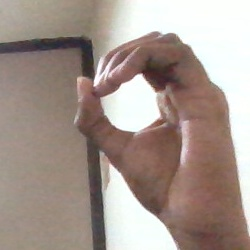
#> input picture dataset/0/174.jpg, 250 x 250 px; its folder holds only this picture in this run
$ python landmark_extraction_simplified.py
#> lines starting #> are read from the running program, lines starting #| are printed output that depends on the picture; after the words box and inside, x2 and y2 are one past the last pixel; in counts of white or black regions, pixels touching at a corner belong together
import os
import cv2
import numpy as np
import pandas as pd
from pathlib import Path
from tqdm import tqdm
from typing import Dict, List, Tuple, Optional
import logging
import json

# Configure logging
logging.basicConfig(
    level=logging.INFO,
    format='%(asctime)s - %(levelname)s - %(message)s'
)
logger = logging.getLogger(__name__)


class SimplifiedLandmarkExtractor:
    """
    Simplified landmark extraction using OpenCV-based hand detection.

    Note: This is a temporary solution for demo/testing. For production,
    use MediaPipe or TensorFlow-based hand detection.

    Generates pseudo-landmarks by extracting key hand contour points.
    """

    LANDMARK_NAMES = [
        'Wrist',
        'Thumb_CMC', 'Thumb_MCP', 'Thumb_IP', 'Thumb_TIP',
        'Index_MCP', 'Index_PIP', 'Index_DIP', 'Index_TIP',
        'Middle_MCP', 'Middle_PIP', 'Middle_DIP', 'Middle_TIP',
        'Ring_MCP', 'Ring_PIP', 'Ring_DIP', 'Ring_TIP',
        'Pinky_MCP', 'Pinky_PIP', 'Pinky_DIP', 'Pinky_TIP'
    ]

    def __init__(self, dataset_dir: str, output_dir: str = 'data/landmarks'):
        """
        Initialize SimplifiedLandmarkExtractor.

        Args:
            dataset_dir (str): Path to dataset directory
            output_dir (str): Path to save extracted landmarks
        """
        self.dataset_dir = Path(dataset_dir)
        self.output_dir = Path(output_dir)

        if not self.dataset_dir.exists():
            raise FileNotFoundError(f"Dataset directory not found: {dataset_dir}")

        self.output_dir.mkdir(parents=True, exist_ok=True)

        # Get classes
        self.classes = sorted([d.name for d in self.dataset_dir.iterdir() if d.is_dir()])

        # Initialize statistics
        self.statistics = {
            'total_images': 0,
            'successful': 0,
            'no_hand_detected': 0,
            'processing_errors': 0,
            'by_class': {}
        }

        logger.info(f"Initialized SimplifiedLandmarkExtractor with {len(self.classes)} classes")
        logger.info(f"NOTE: Using OpenCV-based extraction (simplified method)")
        logger.info(f"For production, use MediaPipe or TensorFlow hand detection")

    def extract_landmarks_from_image(self, image_path: str) -> Optional[np.ndarray]:
        """
        Extract simplified landmarks from image using OpenCV.

        Args:
            image_path (str): Path to image file

        Returns:
            np.ndarray: Array of 21 landmarks (63 values: x, y, z)
            None: If hand cannot be detected
        """
#> called with image_path = 'dataset/0/174.jpg'
        try:
            # Read image
            image = cv2.imread(str(image_path))
#> image is the input picture: shape (250, 250, 3); mean B, G, R 142.6, 150.7, 165.8
            if image is None:
                return None

            h, w = image.shape[:2]
#> h = 250; w = 250

            # Convert to grayscale and threshold
            gray = cv2.cvtColor(image, cv2.COLOR_BGR2GRAY)
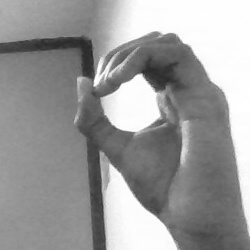
#> gray: shape (250, 250); min 39, max 255, mean 154.3

            # Apply morphological operations to enhance hand
            kernel = cv2.getStructuringElement(cv2.MORPH_ELLIPSE, (5, 5))
            gray = cv2.morphologyEx(gray, cv2.MORPH_CLOSE, kernel)
            gray = cv2.morphologyEx(gray, cv2.MORPH_OPEN, kernel)

            # Threshold
            _, thresh = cv2.threshold(gray, 100, 255, cv2.THRESH_BINARY)
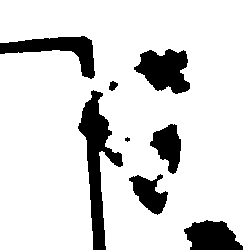
#> thresh: shape (250, 250); 85.7% white; 8 black regions (1 under 20 px)

            # Find contours
            contours, _ = cv2.findContours(thresh, cv2.RETR_TREE, cv2.CHAIN_APPROX_SIMPLE)
#> contours = 6 contours; box (x1, y1, x2, y2) and area: (0, 0, 250, 250) 56270, (133, 48, 191, 95) 1752, (149, 123, 182, 175) 984, (128, 173, 169, 216) 928, (108, 80, 119, 92) 74, (124, 136, 131, 143) 24

            if not contours:
                return None

            # Get largest contour (assume it's the hand)
            hand_contour = max(contours, key=cv2.contourArea)
#> hand_contour = contour of 279 points, box (x1, y1, x2, y2) (0, 0, 250, 250), area 56270
            area = cv2.contourArea(hand_contour)
#> area = 56269.5

            # Filter out small contours
            if area < 1000:
                return None

            # Get convex hull
            hull = cv2.convexHull(hand_contour)
#> hull = [[249, 0], [249, 249], [0, 249], [0, 0]]

            # Extract landmark points from hull and contour
            landmarks = []

            # Get key points: sample evenly from contour + hull + center
            if len(hull) >= 21:
                # Sample 21 points from convex hull
                indices = np.linspace(0, len(hull) - 1, 21, dtype=int)
                for idx in indices:
                    pt = hull[idx][0]
                    x = pt[0] / w  # Normalize to 0-1
                    y = pt[1] / h
                    z = 0.5  # Dummy depth value
                    landmarks.extend([x, y, z])
            else:
                # Not enough points, pad or skip
                return None

            return np.array(landmarks, dtype=np.float32)

        except Exception as e:
            logger.error(f"Error processing {image_path}: {e}")
            return None

    def process_class(self, class_label: str) -> Tuple[List[np.ndarray], Dict]:
        """
        Process all images in a class.

        Args:
            class_label (str): Class label

        Returns:
            Tuple of (landmarks_list, statistics)
        """
        class_dir = self.dataset_dir / class_label
        image_files = sorted(list(class_dir.glob('*')))

        landmarks_list = []
        class_stats = {
            'total': len(image_files),
            'successful': 0,
            'no_hand': 0,
            'errors': 0
        }

        for img_file in tqdm(image_files, desc=f"Processing class {class_label}", leave=False):
            landmarks = self.extract_landmarks_from_image(str(img_file))

            if landmarks is None:
                class_stats['no_hand'] += 1
            else:
                landmarks_list.append(landmarks)
                class_stats['successful'] += 1

        self.statistics['by_class'][class_label] = class_stats
        self.statistics['total_images'] += class_stats['total']
        self.statistics['successful'] += class_stats['successful']
        self.statistics['no_hand_detected'] += class_stats['no_hand']

        return landmarks_list, class_stats

    def process_dataset(self) -> Dict:
        """
        Process entire dataset and extract landmarks.

        Returns:
            Dict: Complete dataset with landmarks and labels
        """
        logger.info("Processing dataset for landmark extraction...")

        all_landmarks = []
        all_labels = []

        for class_label in tqdm(self.classes, desc="Classes"):
            landmarks_list, class_stats = self.process_class(class_label)

            all_landmarks.extend(landmarks_list)
            all_labels.extend([class_label] * len(landmarks_list))

            logger.info(f"Class {class_label}: {class_stats['successful']}/{class_stats['total']} "
                       f"({100*class_stats['successful']/class_stats['total']:.1f}%)")
#> pass 2 of the loop in process_dataset, `for class_label in tqdm(self.classes, desc="Classes"):`:
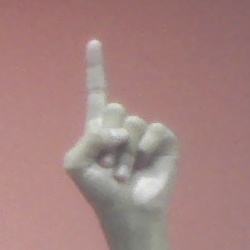
#> input picture dataset/1/37.jpg, 250 x 250 px
#> in extract_landmarks_from_image, image is the input picture: shape (250, 250, 3); mean B, G, R 127.8, 130.2, 164.6
#> in extract_landmarks_from_image (call 2), `gray = cv2.cvtColor(image, cv2.COLOR_BGR2GRAY)`:
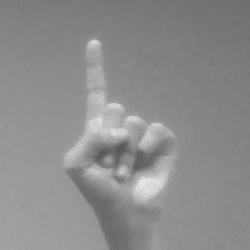
#> gray: shape (250, 250); min 86, max 232, mean 140.3
#> in extract_landmarks_from_image (call 2), `_, thresh = cv2.threshold(gray, 100, 255, cv2.THRESH_BINARY)`:
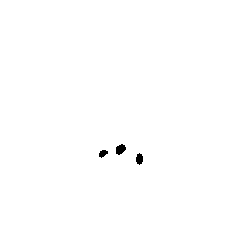
#> thresh: shape (250, 250); 99.7% white; 3 black regions
#> contours = 4 contours; box (x1, y1, x2, y2) and area: (0, 0, 250, 250) 62001, (115, 143, 127, 156) 92, (135, 152, 144, 166) 77, (98, 149, 109, 159) 60
#> hand_contour = [[0, 0], [0, 249], [249, 249], [249, 0]]
#> area = 62001

        return {
            'landmarks': np.array(all_landmarks, dtype=np.float32),
            'labels': np.array(all_labels),
            'statistics': self.statistics
        }

    def save_landmarks_npz(self, data: Dict, filename: str = 'landmarks') -> Path:
        """Save landmarks as NPZ."""
        output_path = self.output_dir / f"{filename}.npz"

        logger.info(f"Saving landmarks to {output_path}...")

        np.savez_compressed(
            output_path,
            landmarks=data['landmarks'],
            labels=data['labels'],
            landmark_names=self.LANDMARK_NAMES,
            statistics=json.dumps(data['statistics'])
        )

        logger.info(f"Saved {len(data['landmarks'])} landmark vectors")
        return output_path

    def save_landmarks_csv(self, data: Dict, filename: str = 'landmarks') -> Path:
        """Save landmarks as CSV."""
#> called with filename = 'landmarks'
        output_path = self.output_dir / f"{filename}.csv"

        logger.info(f"Saving landmarks to CSV {output_path}...")

        columns = []
        for name in self.LANDMARK_NAMES:
            columns.extend([f"{name}_x", f"{name}_y", f"{name}_z"])
        columns.append('label')

        data_dict = {}
        for i, col in enumerate(columns[:-1]):
            data_dict[col] = data['landmarks'][:, i]
        data_dict['label'] = data['labels']

        df = pd.DataFrame(data_dict)
        df.to_csv(output_path, index=False)

        logger.info(f"Saved {len(df)} landmark vectors to CSV")
        return output_path

    def print_statistics(self) -> None:
        """Print statistics."""
        logger.info("\n" + "="*70)
        logger.info("LANDMARK EXTRACTION STATISTICS")
        logger.info("="*70)

        total = self.statistics['total_images']
        successful = self.statistics['successful']

        logger.info(f"Total Images: {total}")
        logger.info(f"Successfully Extracted: {successful} ({100*successful/total:.2f}%)")
        logger.info(f"No Hand Detected: {self.statistics['no_hand_detected']}")

        logger.info("="*70 + "\n")

    def save_statistics(self, filename: str = 'extraction_statistics.json') -> Path:
        """Save statistics."""
        output_path = self.output_dir / filename

        with open(output_path, 'w') as f:
            json.dump(self.statistics, f, indent=2)

        logger.info(f"Statistics saved to {output_path}")
        return output_path


# Alias for backward compatibility
LandmarkExtractor = SimplifiedLandmarkExtractor


def main():
    """Main execution function."""
    import time

    dataset_dir = Path('dataset')
    output_dir = Path('data/landmarks')

    logger.info("Starting Landmark Extraction...")
    start_time = time.time()

    extractor = LandmarkExtractor(str(dataset_dir), str(output_dir))

    data = extractor.process_dataset()

    extractor.save_landmarks_npz(data, 'landmarks')
    extractor.save_landmarks_csv(data, 'landmarks')

    extractor.save_statistics()
    extractor.print_statistics()

    elapsed_time = time.time() - start_time
    logger.info(f"Total processing time: {elapsed_time/60:.2f} minutes")
    logger.info("Landmark extraction complete!")
    logger.info(f"Landmarks saved to {output_dir}")


if __name__ == "__main__":
#> (the run stopped early here; a loop or call above may not have finished)
